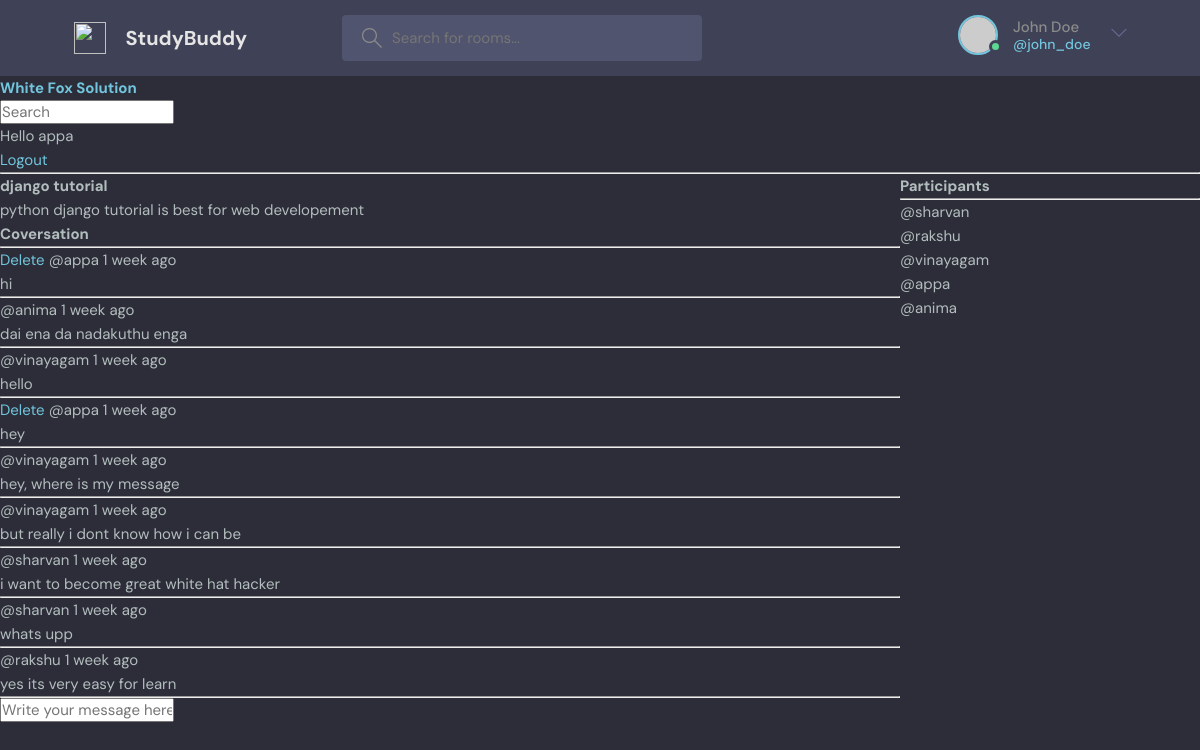
Screenshot of /room/11/ (signed in) with the database file from the repository.
### base/models.py (models this page shows, shortened)
class Room(models.Model):
    host = models.ForeignKey(User, on_delete=models.SET_NULL, null=True)
    topic = models.ForeignKey(Topic, on_delete=models.SET_NULL, null=True)
    name = models.CharField(max_length=200)
    description = models.TextField(null=True, blank=True)
    participants = models.ManyToManyField(User, related_name='participants', blank=True)
    updated = models.DateTimeField(auto_now=True)
    created = models.DateTimeField(auto_now_add=True)
    class Meta:
        ordering = ['-updated', '-created']  # order the objects from new to older

class Message(models.Model):
    user = models.ForeignKey(User, on_delete=models.CASCADE)
    room = models.ForeignKey(Room, on_delete=models.CASCADE)
    body = models.TextField()
    updated = models.DateTimeField(auto_now=True)
    created = models.DateTimeField(auto_now_add=True)
    class Meta:
        ordering = ['-updated', '-created']

### base/views.py (the view, shortened to what this page needs)
# urls.py: path('room/<str:pk>/', views.room, name='room'),
def room(request, pk):
    room = Room.objects.get(id=pk)
    room_messages = room.message_set.all()
    participants = room.participants.all()
    context = {'room': room, 'room_messages': room_messages, 'participants': participants}
    return render(request, 'base/room.html', context)

### base/templates/base/room.html (shortened to what this page needs)
{% extends 'main.html' %}
{% block content %}
<div class="room-container">
    <div>
        <h1>{{room.name}}</h1>
        <p>{{room.description}}</p>
        <div class="comment-wrapper">
            <h3>Coversation</h3>
            <hr>
            {%for message in room_messages%}
                <div>
                    {% if request.user == message.user %}
                    <a href="{% url 'delete-message' message.id %}">Delete</a>
                    {% endif %}
                    <small>@{{message.user}}  {{message.created|timesince }} ago</small>
                    <P>{{message.body}}</P>
                    <hr>
                </div>
            {%endfor%}
        </div>
        {%if request.user.is_authenticated%}
        <div class="comment-form">
            <form action="" method="POST">
                <input type="text" name="body" placeholder="Write your message here...">
            </form>
        </div>
        {% endif %}
    </div>
    <div>
        <p><h3>Participants</h3></p>
        <hr>
        {% for user in participants %}
            <div>
                <p>@{{user.username}}</p>
            </div>
        {%endfor%}
    </div>
</div>
{% endblock content %}

### templates/navbar.html
<a href="/">
    <h1>White Fox Solution</h1>
</a>
<form action="{% url 'home' %}" method="GET">
    <input type="text" name="q" placeholder="Search">
</form>
{% if request.user.is_authenticated %}
<p>Hello {{request.user}}</p>
<a href="{% url 'logout' %}">Logout</a>
{% else %}
<a href="{% url 'login' %}">Login</a>
{% endif %}
<hr>

### static/styles/style.css (style rules this page uses)
:root { --color-main: #71c6dd; --color-main-light: #e1f6fb; --color-dark: #3f4156; --color-dark-medium: #51546e; --color-dark-light: #696d97; --color-light: #e5e5e5; --color-gray: #8b8b8b; --color-light-gray: #b2bdbd; --color-bg: #2d2d39; --color-success: #5dd693; --color-error: #fc4b0b; }
* { font-family: "DM Sans", -apple-system, BlinkMacSystemFont, "Segoe UI", Roboto, Oxygen, Ubuntu, Cantarell, "Open Sans", "Helvetica Neue", sans-serif; margin: 0; padding: 0; box-sizing: border-box; text-rendering: optimizeLegibility; font-size: inherit; }
html { font-size: 56.25%; }
@media only screen and (min-width: 1200px) { html { font-size: 62.5%; } }
body { line-height: 1.6; font-weight: 400; font-size: 1.5rem; color: var(--color-light-gray); background-color: var(--color-bg); min-height: 100vh; }
a { display: inline-block; color: var(--color-main); text-decoration: none; }

### base/templates/base/room.html (style rules this page uses)
.room-container { display: grid; grid-template-columns: 3fr 1fr; }

### rows the page displays
Room: name "django tutorial", description "python django tutorial is best for web developement"
Message: shows "Delete", user "appa", created "1 week", body "hi"
Message: user "anima", created "1 week", body "dai ena da nadakuthu enga"
Message: user "vinayagam", created "1 week", body "hello"
Message: shows "Delete", user "appa", created "1 week", body "hey"
Message: user "vinayagam", created "1 week", body "hey, where is my message"
Message: user "vinayagam", created "1 week", body "but really i dont know how i can be"
Message: user "sharvan", created "1 week", body "i want to become great white hat hacker"
Message: user "sharvan", created "1 week", body "whats upp"
Message: user "rakshu", created "1 week", body "yes its very easy for learn"

### other values shown
{{ request.user }} "appa"
{{ user.username }} "sharvan"
{{ user.username }} "rakshu"
{{ user.username }} "vinayagam"
{{ user.username }} "appa"
{{ user.username }} "anima"
